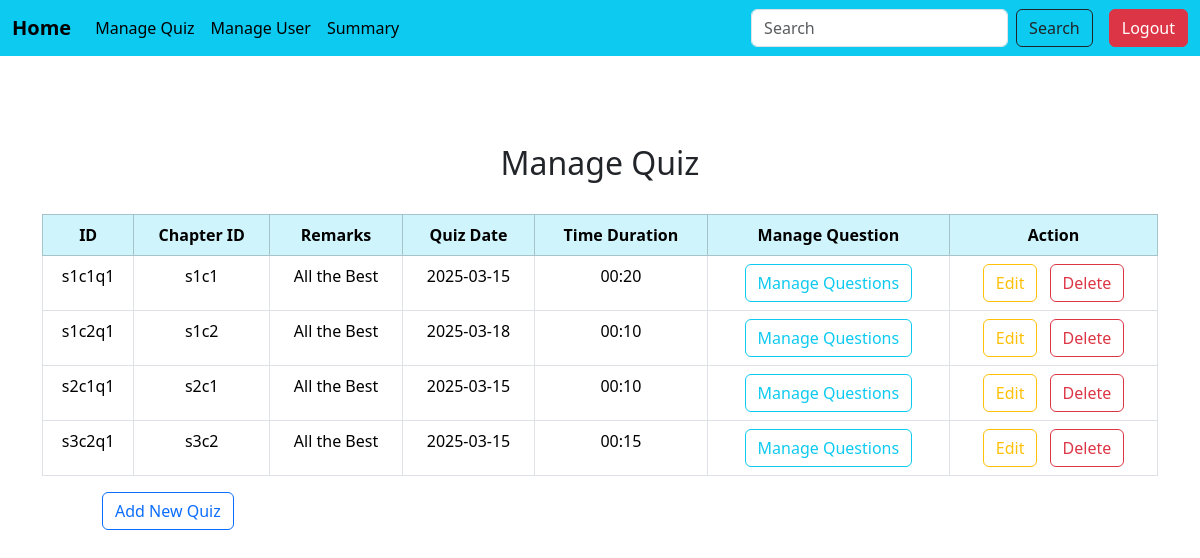
The app's page /manage_quiz, older data.
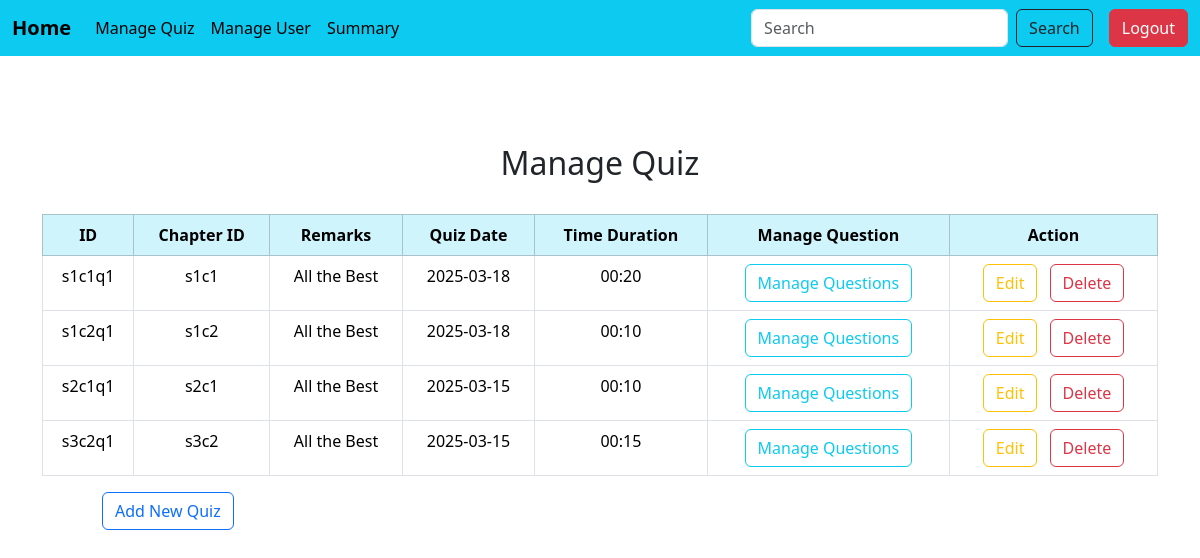
The same page, newer data.
### models.py (models this page shows)
class Quiz(db.Model):
    __tablename__='quiz'
    id=db.Column(db.String(50),primary_key=True)
    chapter_id=db.Column(db.String(100),db.ForeignKey('chapter.id'),nullable=False)
    remarks=db.Column(db.String(100),nullable=False)
    quiz_date=db.Column(db.Date,nullable=False)
    time_dur=db.Column(db.String(5),nullable=False)
    chapter=db.relationship('Chapter',backref=db.backref('quizzes',cascade="all,delete-orphan"))

### app.py (the view)
@app.route('/manage_quiz')
def manage_quiz():
    quizzes =Quiz.query.all()
    return render_template("manage_quiz.html",quizzes=quizzes)

### templates/manage_quiz.html
{% include 'admin_sidebar.html'%}
{% block content %}
<div class="container mt-5 pt-5" >
<div class="mt-5">
  <h2 class="text-center ">Manage Quiz</h2>
  <br>
  <div class="table-responsive">
  <table class="table table-hover table-bordered">
      <thead class="table-info text-center">
        <tr>
          <th>ID</th>
            <th>Chapter ID</th>
            <th>Remarks</th>
            <th>Quiz Date</th>
            <th>Time Duration</th>
            <th>Manage Question</th>
            <th>Action</th>
        </tr>
      </thead>
      <tbody class="text-center">
        {%for quiz in quizzes%}
        <tr>
          <td>{{quiz.id}}</td>
            <td>{{quiz.chapter_id}}</td>
            <td>{{quiz.remarks}}</td>
            <td>{{quiz.quiz_date}}</td>
            <td>{{quiz.time_dur}}</td>
            <td><a href="{{url_for('manage_question',quiz_id=quiz.id)}}"class="btn btn-outline-info">Manage Questions</a></td>
            <td>
            <a href="{{url_for('edit_quiz',quiz_id=quiz.id)}}"class="btn btn-outline-warning me-2 d-inline-block">Edit</a>
            <form action="{{url_for('delete_quiz',quiz_id=quiz.id)}}" method="post" class="d-inline-block">
                <button class="btn btn-outline-danger" type="submit">Delete</button>
            </form>
            </td>
        </tr>
        {%endfor%}
      </tbody>
    </table>
  </div>
</div>
</div>
<div class="row justify-content-center">
  <div class="col-md-10">
    <a href="{{url_for('add_quiz')}}" class="btn btn-outline-primary">Add New Quiz</a>
  </div>
</div>
{% endblock %}

Row changes from the older to the newer data that the page shows:
changed Quiz "s1c1q1": quiz_date "2025-03-15" → "2025-03-18"
